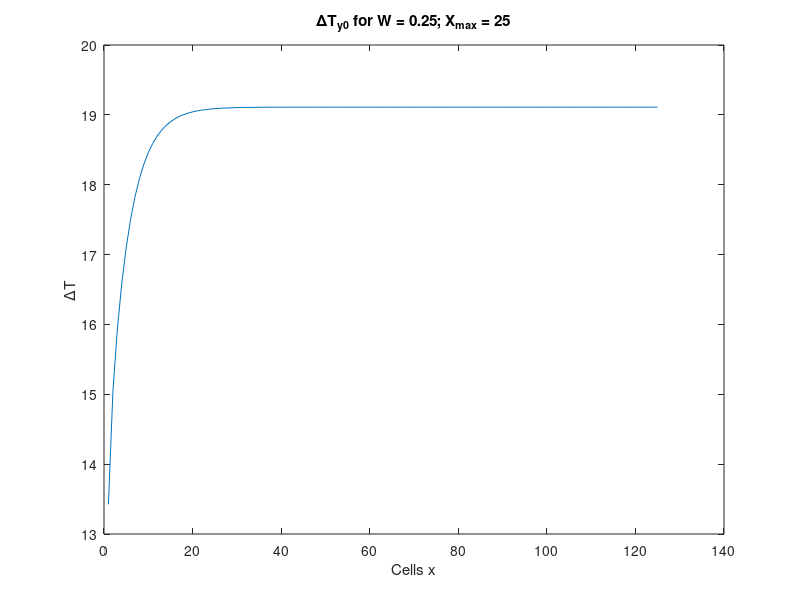
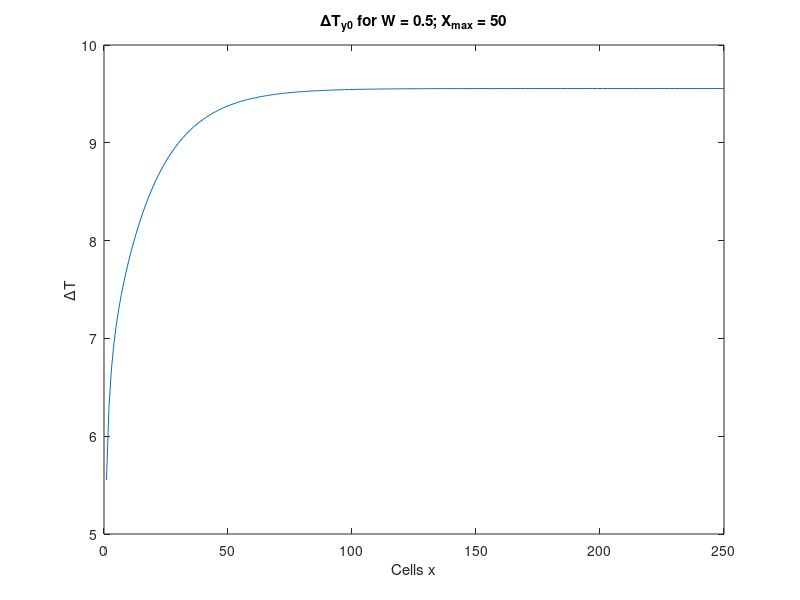
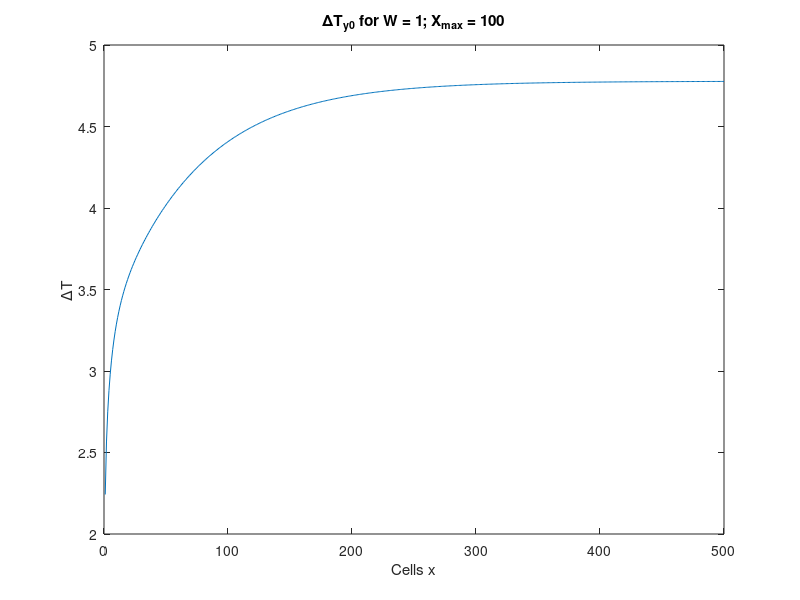
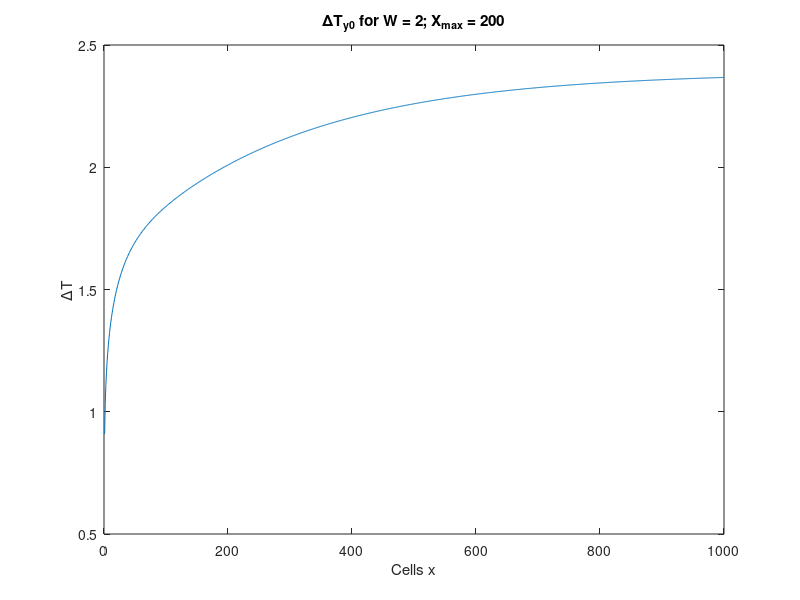

MATLAB code to generate these figures, in order: (Note: this script raises an error after producing the figures.)
%% MECH 510 - Programming Assignment 3 - Data visualization
% Nicholas Earle

clear; clc; close all;

%% Part 1, 2
% 10 x 10 domain
T_10 = importdata('T_10.dat');
ErrFI_10 = importdata('ErrFI_10.dat');
ErrS_10 = importdata('ErrS_10.dat');

L2_FI10 = 0.0877319;
L2_S10 = 0.000577231;

xv10 = linspace(0.05, 0.95, 10);
yv10 = xv10;
[x10, y10] = meshgrid(xv10, yv10);

% 20 x 20 domain
T_20 = importdata('T_20.dat');
ErrFI_20 = importdata('ErrFI_20.dat');
ErrS_20 = importdata('ErrS_20.dat');

L2_FI20 = 0.0223009;
L2_S20 = 0.000146137;

xv20 = linspace(0.05, 0.95, 20);
yv20 = xv20;
[x20, y20] = meshgrid(xv20, yv20);

% 40 x 40 domain
T_40 = importdata('T_40.dat');
ErrFI_40 = importdata('ErrFI_40.dat');
ErrS_40 = importdata('ErrS_40.dat');

L2_FI40 = 0.00559842;
L2_S40 = 3.66494e-05;

xv40 = linspace(0.05, 0.95, 40);
yv40 = xv40;
[x40, y40] = meshgrid(xv40, yv40);

% 80 x 80 domain
T_80 = importdata('T_80.dat');
ErrFI_80 = importdata('ErrFI_80.dat');
ErrS_80 = importdata('ErrS_80.dat');

L2_FI80 = 0.00140106;
L2_S80 = 9.16957e-06;

xv80 = linspace(0.05, 0.95, 80);
yv80 = xv80;
[x80, y80] = meshgrid(xv80, yv80);


figure();
surf(x10, y10, ErrFI_10);
shading interp;
figure();
surf(x20, y20, ErrFI_20);
shading interp;
figure();
surf(x40, y40, ErrFI_40);
shading interp;
figure();
surf(x80, y80, ErrFI_80);
shading interp;
colorbar;
title('Flux Integral Error (80 x 80 mesh)');
xlabel('x'); ylabel('y'); zlabel('T');
figure();
surf(x80, y80, ErrS_80);
shading interp;
colorbar;
title('Source Error (80 x 80 mesh)');
xlabel('x'); ylabel('y'); zlabel('T');

%% Part 7

figure(3);
G1 = load('Grad_x100_w1.dat');
d1 = diff(G1);
l1 = find(d1 < 1e-4, 1);
x1 = l1/length(G1)*100;
plot(G1);
title('\DeltaT_{y0} for W = 1; X_{max} = 100');
xlabel('Cells x');
ylabel('\DeltaT');

figure(2);
G05 = load('Grad_x50_w0.dat');
d05 = diff(G05);
l05 = find(d05 < 1e-4/0.5, 1);
x05 = l05/length(G05)*50;
plot(G05);
title('\DeltaT_{y0} for W = 0.5; X_{max} = 50');
xlabel('Cells x');
ylabel('\DeltaT');

figure(1);
G025 = load('Grad_x25_w025.dat');
d025 = diff(G025);
l025 = find(d025 < 1e-4/0.25, 1);
x025 = l025/length(G025)*25;
plot(G025);
title('\DeltaT_{y0} for W = 0.25; X_{max} = 25');
xlabel('Cells x');
ylabel('\DeltaT');

figure(4);
G2 = load('Grad_x200_w2.dat');
d2 = diff(G2);
l2 = find(d2 < 1e-4/2, 1);
x2 = l2/length(G2)*200;
plot(G2);
title('\DeltaT_{y0} for W = 2; X_{max} = 200');
xlabel('Cells x');
ylabel('\DeltaT');

figure(5);
G4 = load('Grad_x600_w4.dat');
d4 = diff(G4);
l4 = find(d4 < 1e-4/4, 1);
x4 = l4/length(G4)*600;
plot(G4);
title('\DeltaT_{y0} for W = 4; X_{max} = 600');
xlabel('Cells x');
ylabel('\DeltaT');

figure(6);
G8 = load('Grad_x1200_w8.dat');
d8 = diff(G8);
l8 = find(d8 < 1e-4/8, 1);
x8 = l8/length(G8)*1200;
plot(G8);
title('\DeltaT_{y0} for W = 8; X_{max} = 1200');
xlabel('Cells x');
ylabel('\DeltaT');


